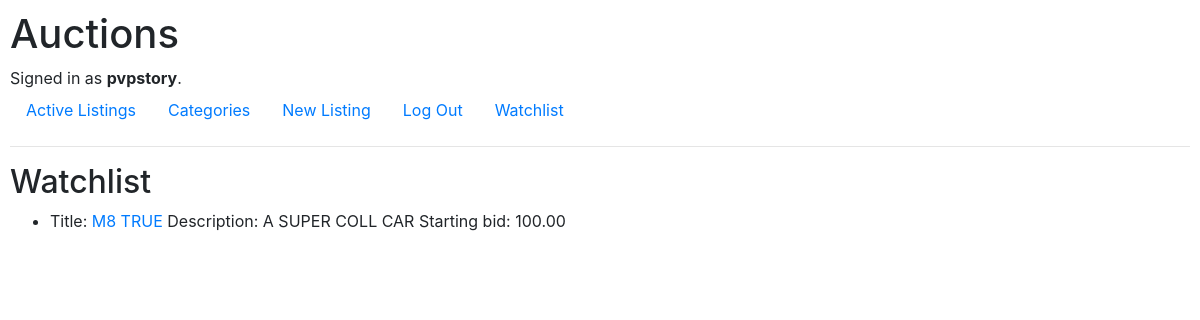
Screenshot of /watchlist (signed in) with the database file from the repository.
### auctions/models.py (models this page shows, shortened)
class User(AbstractUser):
    pass

class watchlist(models.Model):
    user = models.ForeignKey(User, on_delete=models.CASCADE)
    listing = models.ForeignKey(listings, on_delete=models.CASCADE)

class listings(models.Model):
    title = models.CharField(max_length=64)
    description = models.TextField(max_length=500)
    starting_bit = models.DecimalField(max_digits=10, decimal_places=2)
    image_URL = models.URLField(blank=True)
    creator = models.ForeignKey(User, on_delete=models.CASCADE)
    category = models.TextField(max_length=100, default="Others")
    closed = models.BooleanField(default=False)
    current_price = models.DecimalField(max_digits=10, decimal_places=2)

### auctions/views.py (the view, shortened to what this page needs)
# urls.py: path("watchlist", views.watchlist_view, name="watchlist"),
def watchlist_view(request):
    return render(request, "auctions/watchlist.html", {
        "watchlist": watchlist.objects.filter(user=request.user)
    })

### auctions/templates/auctions/watchlist.html
{% extends "auctions/layout.html" %}
{% block body %}
    <h2>Watchlist</h2>
    <ul>
    {% for item in watchlist %}
        <li>Title: <a href="/listing/{{ item.listing.id }}">{{ item.listing.title }}</a> Description: {{ item.listing.description }} Starting bid: {{ item.listing.starting_bit }}</li>
    {% endfor %}
    </ul>
{% endblock %}

### auctions/templates/auctions/layout.html (shortened to what this page needs)
{% load static %}
<!DOCTYPE html>
<html lang="en">
    <head>
        <link rel="stylesheet" href="https://stackpath.bootstrapcdn.com/bootstrap/4.4.1/css/bootstrap.min.css">
        <link href="{% static 'auctions/styles.css' %}" rel="stylesheet">
    </head>
    <body>
        <h1>Auctions</h1>
        <div>
            {% if user.is_authenticated %}
                Signed in as <strong>{{ user.username }}</strong>.
            {% else %}
                Not signed in.
            {% endif %}
        </div>
        <ul class="nav">
            <li class="nav-item">
                <a class="nav-link" href="{% url 'index' %}">Active Listings</a>
            </li>
        <li>
            <a class="nav-link" href="{% url 'categories' %}">Categories</a>
        </li>
            {% if user.is_authenticated %}
                <li>
                    <a class="nav-link" href="{% url 'new_listing' %}">New Listing</a>
                </li>
                <li class="nav-item">
                    <a class="nav-link" href="{% url 'logout' %}">Log Out</a>
                </li>
                <li class="nav-item">
                    <a class="nav-link" href="{% url 'watchlist' %}">Watchlist</a>
                </li>
            {% endif %}
        </ul>
        <hr>
        {% block body %}
        {% endblock %}
    </body>
</html>

### auctions/static/auctions/styles.css (style rules this page uses)
body { padding: 10px; }

### rows the page displays
User: username "pvpstory"
watchlist: listing "M8 TRUE", listing.description "A SUPER COLL CAR", listing.starting_bit "100.00"
